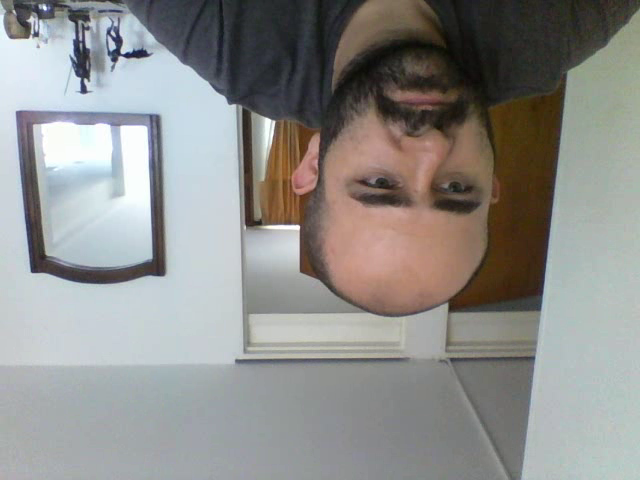
#> input picture frame 39 of Vision Artificial/output.avi, 640 x 480 px, given in place of the camera
$ python video.py
#> lines starting #> are read from the running program, lines starting #| are printed output that depends on the picture; pictures that were not available may be replaced by others from this repository, and a replacement may not be noted
"""                         Captura de vídeo desde la cámara

A menudo, tenemos que capturar transmisiones en vivo con la cámara. OpenCV proporciona una interfaz muy
 simple para esto. Vamos a capturar un vídeo desde la cámara (estoy utilizando una webcam incorporada
 de mi pc), convirtiendo en vídeo a escala de grises y mostrándolo. Es una tarea sencilla para empezar.

Para capturar un vídeo, es necesario crear un objeto VideoCapture. Su argumento puede ser el índice del
dispositivo o el nombre de un archivo de vídeo. El índice del dispositivo es el número para especificar
qué cámara se utilizará. Normalmente se conectará una cámara (como en mi caso). Así que simplemente paso 0
(o -1). Puedes seleccionar una segunda cámara pasando 1 y así sucesivamente. Después de esto, puedes
capturar el vídeo. Pero al final, no te olvide de liberar la captura."""

import numpy as np
import cv2
cap = cv2.VideoCapture(0)
while(True):
  # Captura video cuadro a cuadro
  ret, frame = cap.read()
#> frame is the input picture: shape (480, 640, 3); mean B, G, R 139.3, 141.7, 142.2
  # Nuestras operaciones sobre los cuadros se hacen aqui
  gray = cv2.cvtColor(frame, cv2.COLOR_BGR2GRAY)
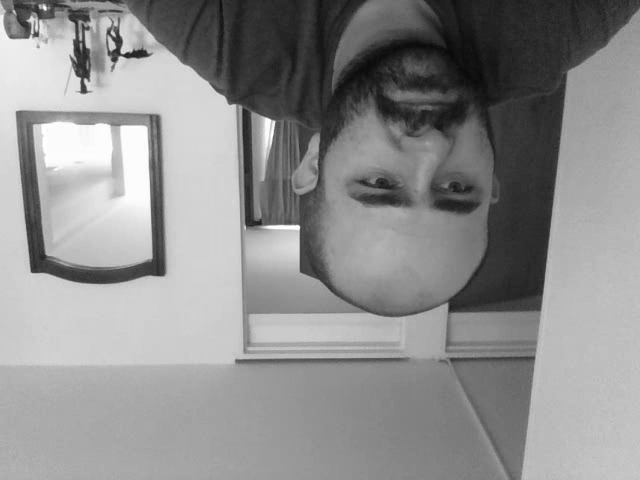
#> gray: shape (480, 640); min 9, max 255, mean 141.5
  # Muestra el cuadro resultante
  cv2.imshow('frame',gray)
  if cv2.waitKey(1) & 0xFF == ord('q'):
#> (key q is pressed here)
      break
# Cuando todo está listo, se libera la captura
cap.release()
cv2.destroyAllWindows()

"""cap.read() devuelve un bool (verdadero / falso). Si el cuadro se lee correctamente, será verdadero (true).
Por lo tanto, puedes comprobar el final del vídeo consultando este valor de retorno.

A veces, cap puede no haber inicializado la captura. En ese caso, este código mostrara error. Puede comprobar
si se inicia o no con el método cap.isOpened(). Si es Verdad (true), excelente. De lo contrario ábrelo con cap.open().

También puede acceder a algunas de las características de este vídeo usando el método cap.get(PropID), donde
PropID es un número del 0 al 18. Cada número indica una propiedad del video (si es aplicable a ese vídeo) y
se puede detallar completamente aquí:  Property Identifier . Algunos de estos valores se pueden modificar
mediante cap.set (propId, value). Valor es el nuevo valor que se desea.

Por ejemplo, puedo comprobar la anchura del marco y la altura por cap.get(3) and cap.get(4). Da como resultado
por defecto 640×480. Pero si quieres modificarlo a 320×240.Sólo tienes que utilizar  ret = cap.set(3,320) y
ret = cap.set(4,240)


Nota

Si obtienes un error, asegúrate de que la cámara esta funcionando correctamente con cualquier otra aplicación.


                        Reproducción de vídeo desde un archivo

Es lo mismo que capturar desde la Cámara, solo cambie el índice de la cámara con el nombre del archivo de vídeo.
También, mientras que se visualice el cuadro, utiliza el tiempo apropiado para cv2.waitKey(). Si es demasiado
corto, el video será muy rápido y si es demasiado alto, el video será lento (bueno, esta es una forma de mostrar
vídeos en cámara lenta). 25 milisegundos estarán bien en casos normales."""


import numpy as np
import cv2
cap = cv2.VideoCapture('vtest.avi')
while(cap.isOpened()):
  ret, frame = cap.read()
  gray = cv2.cvtColor(frame, cv2.COLOR_BGR2GRAY)
  cv2.imshow('frame',gray)
  if cv2.waitKey(1) & 0xFF == ord('q'):
#> (key q is pressed here)
      break
cap.release()
cv2.destroyAllWindows()


"""Nota

Asegúrate de que las versiones adecuadas de ffmpeg o gstreamer estén instaladas. A veces, es un dolor
de cabeza para trabajar con Capturas de Video, principalmente debido a una instalación incorrecta
de ffmpeg / gstreamer.


                                         Guardando un video

Supongamos que queremos guardar un vídeo que hemos previamente capturado y procesado cuadro por cuadro.
Para el caso de las imágenes, esto es muy simple, sólo necesitamos usar cv2.imwrite(). En el caso de los
vídeos, sin embargo, se requeire un poco más de trabajo.

Para esto crearemos un objeto VideoWriter. Primero, debemos especificar el nombre que queremos dar al
fichero (ej: output.avi). Luego tenemos que especificar el código FourCC (ver detalles más abajo), el
número de cuadros por segundo (fps) y el tamaño de cuadro. El último argumento que debemos pasarle es
la bandera isColor. Si es verdadero, el codificador espera cuadros a color, de lo contrario trabaja con
escala de grises.

FourCC es un código de 4-bytes usado para especificar el códec del vídeo. Una lista de los diferentes
códigos disponibles se puede encontrar en fourcc.org. Estos códigos son dependientes de la plataforma
que estés utilizando, con lo cual, en dependencia del sistema operativo que estés usando puede que algunos
te funcionen y otros no. En el ejemplo que mostramos más abajo, que ha sido corrido sobre Windows 10,
hemos utilizado DIVX.

El código FourCC se puede pasar como cv2.VideoWriter_fourcc(‘M’, ‘J’, ‘P’, ‘G’) o cv2.VideoWriter_fourcc(*’MJPG)
para el códec MJPG.

A continuación se muestra un código que captura vídeo de una cámara, invierte cada cuadro en la dirección
vertical y lo guarda."""

import numpy as np
import cv2
cap = cv2.VideoCapture(0)
# Define el codec y crea el objeto VideoWriter
fourcc = cv2.VideoWriter_fourcc(*'DIVX')
out = cv2.VideoWriter('output.avi',fourcc, 20.0, (640,480))
while(cap.isOpened()):
    ret, frame = cap.read()
    if ret==True:
       frame = cv2.flip(frame,0) #invierte el cuadro
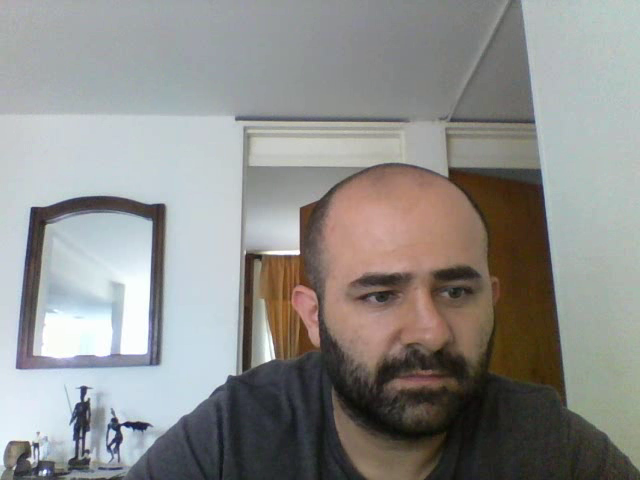
#> frame: shape (480, 640, 3); mean B, G, R 139.3, 141.7, 142.2

       # escribe el cuadro invertido
       out.write(frame)
       cv2.imshow('frame',frame)
       if cv2.waitKey(1) & 0xFF == ord('q'):
#> (key q is pressed here)
           break
    else:
        break
#Libera todo si la tarea ha terminado
cap.release()
out.release()
cv2.destroyAllWindows()

$ run again, starting later in the video
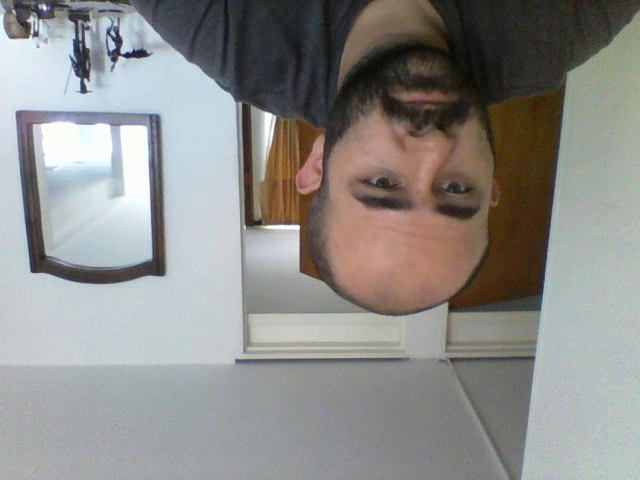
#> input picture frame 177 of Vision Artificial/output.avi, 640 x 480 px, given in place of the camera
#> frame is the input picture: shape (480, 640, 3); mean B, G, R 137.6, 140.3, 141.1
#> `gray = cv2.cvtColor(frame, cv2.COLOR_BGR2GRAY)`:
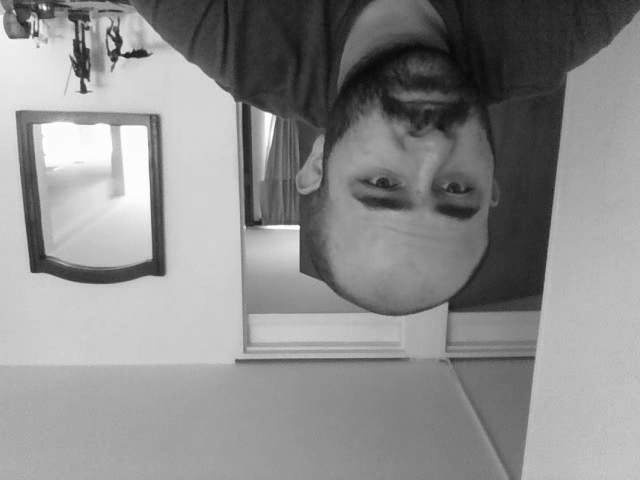
#> gray: shape (480, 640); min 7, max 255, mean 140.2
#> `frame = cv2.flip(frame,0)`:
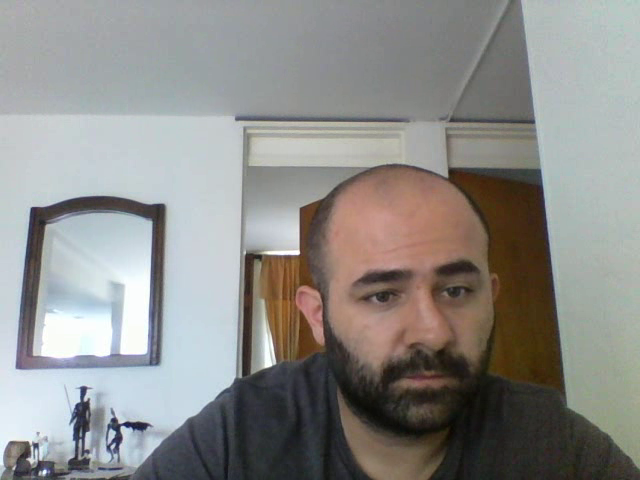
#> frame: shape (480, 640, 3); mean B, G, R 137.6, 140.3, 141.1

$ run again, starting later in the video
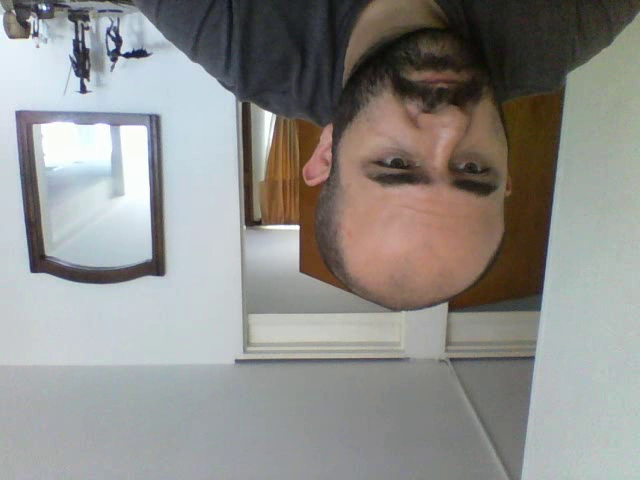
#> input picture frame 315 of Vision Artificial/output.avi, 640 x 480 px, given in place of the camera
#> frame is the input picture: shape (480, 640, 3); mean B, G, R 139, 141.9, 142.7
#> `gray = cv2.cvtColor(frame, cv2.COLOR_BGR2GRAY)`:
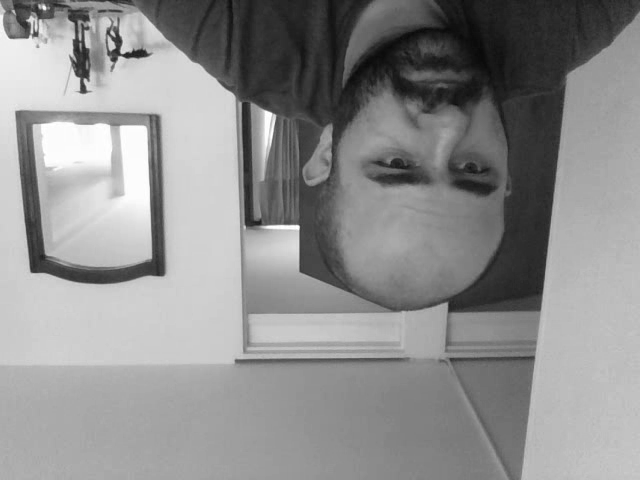
#> gray: shape (480, 640); min 9, max 255, mean 141.8
#> `frame = cv2.flip(frame,0)`:
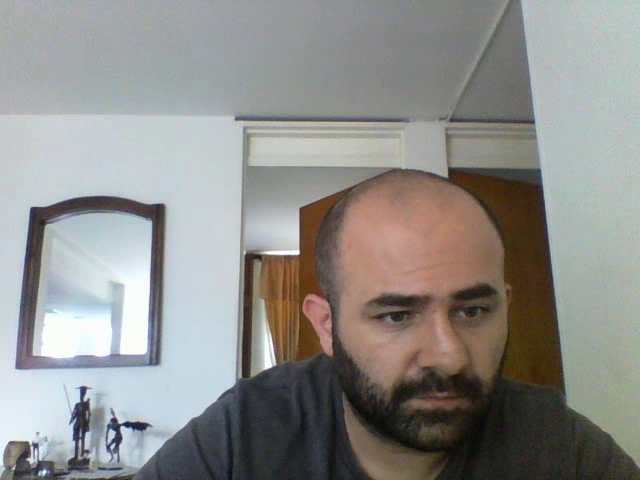
#> frame: shape (480, 640, 3); mean B, G, R 139, 141.9, 142.7
